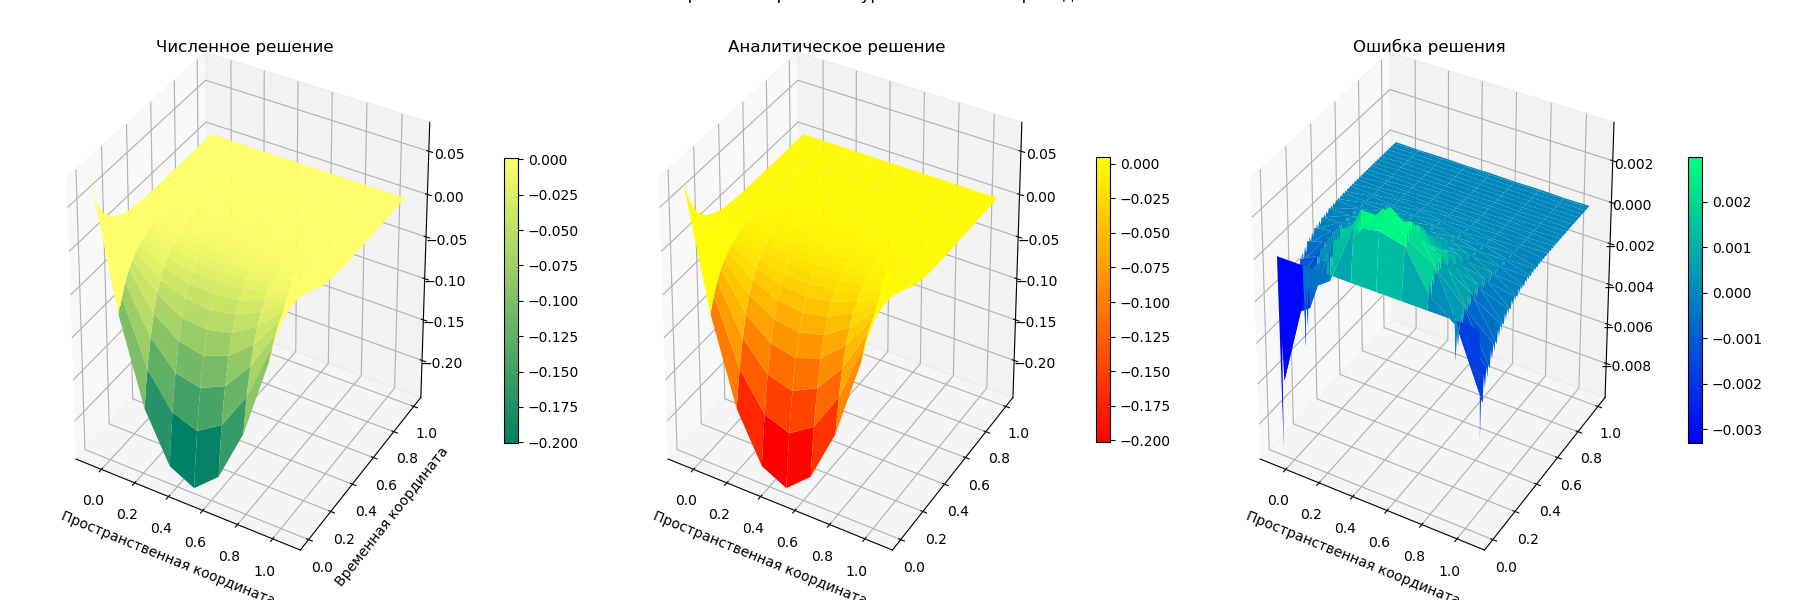

Here is the Python script that generated this plot:
import pandas as pd
import numpy as np
import matplotlib.pyplot as plt
from mpl_toolkits.mplot3d import Axes3D

spatial_nodes = np.loadtxt('x.txt')
time_steps = np.loadtxt('t.txt')
numerical_solution = np.loadtxt('matrix.txt')

# Создание сетки для визуализации
x, t = np.meshgrid(spatial_nodes, time_steps)

# Аналитическое/точное решение
# analytical_solution = np.exp(-np.pi**2 * t) * x * (x - 1)
# analytical_solution = np.exp(-np.pi**2 * t) * np.sin(np.pi * x)
analytical_solution = np.exp(-np.pi**2 * t) * np.sin(x) * (x - 1)

solution_figure = plt.figure(figsize=(18, 6))

# График численного решения
num_sol_ax = solution_figure.add_subplot(131, projection='3d')
surface_plot = num_sol_ax.plot_surface(
    x, 
    t, 
    numerical_solution, 
    cmap='summer',
    edgecolor='none'
)
num_sol_ax.set_xlabel('Пространственная координата')
num_sol_ax.set_ylabel('Временная координата')
num_sol_ax.set_title('Численное решение')
solution_figure.colorbar(surface_plot, ax=num_sol_ax, shrink=0.5)

# График аналитического/точного решения
exact_sol_ax = solution_figure.add_subplot(132, projection='3d')
exact_plot = exact_sol_ax.plot_surface(
    x, 
    t, 
    analytical_solution, 
    cmap='autumn',
    edgecolor='none'
)
exact_sol_ax.set_xlabel('Пространственная координата')
exact_sol_ax.set_title('Аналитическое решение')
solution_figure.colorbar(exact_plot, ax=exact_sol_ax, shrink=0.5)

# График ошибки
error_ax = solution_figure.add_subplot(133, projection='3d')
error_plot = error_ax.plot_surface(
    x, 
    t, 
    numerical_solution - analytical_solution, # solution_error
    cmap='winter',
    edgecolor='none'
)
error_ax.set_xlabel('Пространственная координата')
error_ax.set_title('Ошибка решения')
solution_figure.colorbar(error_plot, ax=error_ax, shrink=0.5)

plt.tight_layout()
solution_figure.suptitle('Сравнение решений уравнения теплопроводности', y=1.02)
plt.savefig("3.png")
plt.show()
